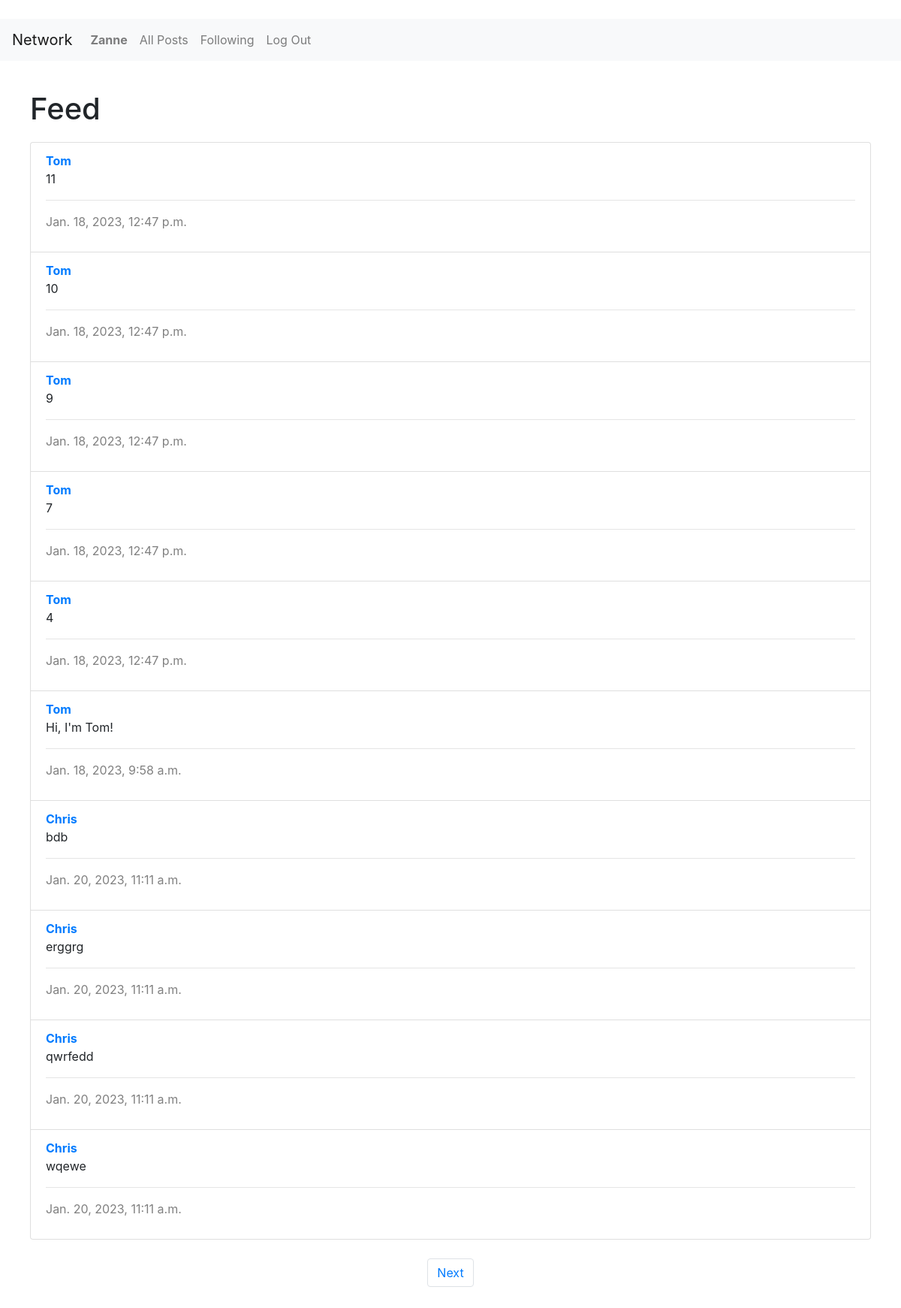
The page /following (signed in) on the database its author committed.
### network/models.py (models this page shows)
class User(AbstractUser):
    pass

class Post(models.Model):
    author = models.ForeignKey(User, on_delete = models.CASCADE, related_name="author")
    created = models.DateTimeField(default = timezone.now)
    body = models.CharField(max_length = 140)
    def __str__(self):
        return f"User {self.author}'s {self.id} post, created on {self.created.strftime('%d/%m/%Y, %H:%M:%S')}"

### network/views.py (the view)
# urls.py: path("following", views.following, name="following"),
def following(request):
    user = User.objects.get(pk=request.user.id)
    follows = Follow.objects.filter(user_following = user)
    all_posts = Post.objects.all().order_by("id").reverse()
    followed_posts = []
    for person in follows:
        print(person)
        for post in all_posts:
            print(f"{post.author} made {post}")
            if post.author == person.user_followed:
                followed_posts.append(post)
    p = Paginator(followed_posts, 10)
    page_num = request.GET.get('page', 1)
    page = p.page(page_num)
    return render(request, "network/following.html", {
        "all_posts": page
    })

### network/models.py (called while the page is built)
    def __str__(self):
        return f"{self.user_following} is following {self.user_followed}"

### network/templates/network/following.html (shortened to what this page needs)
{% extends "network/layout.html" %}
{% block body %}
    <h1>Feed</h1>
    <div>
        <ul class="list-group">
        {% for post in all_posts %}
            <li class="list-group-item">
                <a href="{% url 'profile' user_id=post.author.id%}"><strong>{{ post.author }} </strong></a>
                <p> {{ post.body }} </p>
                <hr>
                <p id="timestamp"> {{ post.created }} </p>
            </li>
        {% endfor %}
        </ul>
    </div>
        <nav aria-label="Page navigation example">
            <ul class="pagination justify-content-center">
                {% if all_posts.has_next%}
                    <li class="page-item"><a class="page-link" href="?page={{all_posts.next_page_number}}">Next</a></li>
                {% endif %}
            </ul>
        </nav>
{% endblock %}

### network/templates/network/layout.html (shortened to what this page needs)
{% load static %}
<!DOCTYPE html>
<html lang="en">
    <head>
        <link rel="stylesheet" href="https://stackpath.bootstrapcdn.com/bootstrap/4.4.1/css/bootstrap.min.css">
        <link href="{% static 'network/styles.css' %}" rel="stylesheet">
        <link rel="stylesheet" href="https://cdnjs.cloudflare.com/ajax/libs/font-awesome/4.7.0/css/font-awesome.min.css">
    </head>
    <body>
        <nav class="navbar navbar-expand-lg navbar-light bg-light">
            <a class="navbar-brand" href="{% url 'index' %}">Network</a>
            <div>
              <ul class="navbar-nav mr-auto">
                {% if user.is_authenticated %}
                    <li class="nav-item">
                        <a class="nav-link" href="{% url 'profile' user_id=request.user.id%}"><strong>{{ request.user.username }}</strong></a>
                    </li>
                {% endif %}
                <li class="nav-item">
                  <a class="nav-link" href="{% url 'index' %}">All Posts</a>
                </li>
                {% if user.is_authenticated %}
                    <li class="nav-item">
                        <a class="nav-link" href="{% url 'following' %}">Following</a>
                    </li>
                    <li class="nav-item">
                        <a class="nav-link" href="{% url 'logout' %}">Log Out</a>
                    </li>
                {% endif %}
              </ul>
            </div>
          </nav>
        <div class="body">
            {% block body %}
            {% endblock %}
        </div>
    </body>
</html>

### network/static/network/styles.css (style rules this page uses)
.body { margin: 40px }
.list-group { margin-top: 20px }
#timestamp { color: gray; }
nav { margin-top: 25px; }

### rows shown on the page
User: user.username "Zanne"
Post: author "Tom", body "11", created "Jan. 18, 2023, 12:47 p.m."
Post: author "Tom", body "10", created "Jan. 18, 2023, 12:47 p.m."
Post: author "Tom", body "9", created "Jan. 18, 2023, 12:47 p.m."
Post: author "Tom", body "7", created "Jan. 18, 2023, 12:47 p.m."
Post: author "Tom", body "4", created "Jan. 18, 2023, 12:47 p.m."
Post: author "Tom", body "Hi, I'm Tom!", created "Jan. 18, 2023, 9:58 a.m."
Post: author "Chris", body "bdb", created "Jan. 20, 2023, 11:11 a.m."
Post: author "Chris", body "erggrg", created "Jan. 20, 2023, 11:11 a.m."
Post: author "Chris", body "qwrfedd", created "Jan. 20, 2023, 11:11 a.m."
Post: author "Chris", body "wqewe", created "Jan. 20, 2023, 11:11 a.m."
